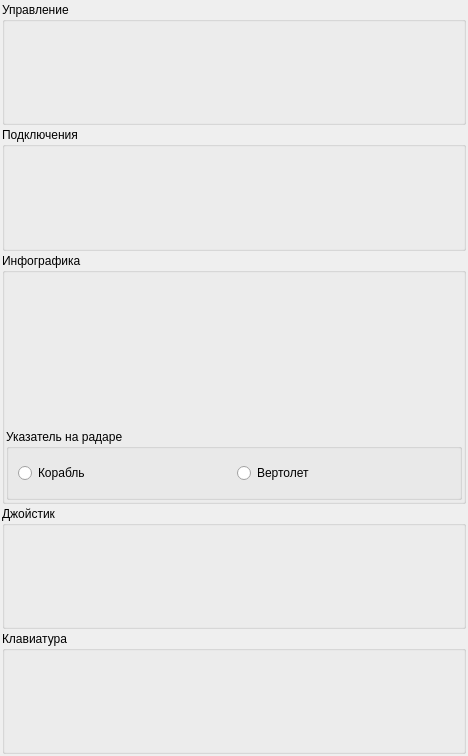
<?xml version="1.0" encoding="UTF-8"?>
<ui version="4.0">
 <class>terminalsettingsview</class>
 <widget class="QWidget" name="terminalsettingsview">
  <property name="geometry">
   <rect>
    <x>0</x>
    <y>0</y>
    <width>468</width>
    <height>756</height>
   </rect>
  </property>
  <property name="windowTitle">
   <string>Form</string>
  </property>
  <layout class="QGridLayout" name="gridLayout">
   <property name="leftMargin">
    <number>2</number>
   </property>
   <property name="topMargin">
    <number>2</number>
   </property>
   <property name="rightMargin">
    <number>2</number>
   </property>
   <property name="bottomMargin">
    <number>2</number>
   </property>
   <property name="spacing">
    <number>2</number>
   </property>
   <item row="0" column="0">
    <widget class="QGroupBox" name="groupBox">
     <property name="title">
      <string>Управление</string>
     </property>
     <layout class="QVBoxLayout" name="verticalLayout">
      <property name="spacing">
       <number>1</number>
      </property>
      <property name="leftMargin">
       <number>1</number>
      </property>
      <property name="topMargin">
       <number>1</number>
      </property>
      <property name="rightMargin">
       <number>1</number>
      </property>
      <property name="bottomMargin">
       <number>1</number>
      </property>
      <item>
       <widget class="InoutCheckBoxWidget" name="enable_click_control" native="true">
        <property name="minimumSize">
         <size>
          <width>0</width>
          <height>30</height>
         </size>
        </property>
        <property name="maximumSize">
         <size>
          <width>16777215</width>
          <height>30</height>
         </size>
        </property>
       </widget>
      </item>
      <item>
       <widget class="InoutCheckBoxWidget" name="enable_tracker_deviation" native="true">
        <property name="minimumSize">
         <size>
          <width>0</width>
          <height>30</height>
         </size>
        </property>
        <property name="maximumSize">
         <size>
          <width>16777215</width>
          <height>30</height>
         </size>
        </property>
       </widget>
      </item>
     </layout>
    </widget>
   </item>
   <item row="4" column="0">
    <widget class="QGroupBox" name="groupBox_5">
     <property name="title">
      <string>Клавиатура</string>
     </property>
     <layout class="QGridLayout" name="gridLayout_3">
      <property name="leftMargin">
       <number>1</number>
      </property>
      <property name="topMargin">
       <number>1</number>
      </property>
      <property name="rightMargin">
       <number>1</number>
      </property>
      <property name="bottomMargin">
       <number>1</number>
      </property>
      <property name="spacing">
       <number>1</number>
      </property>
      <item row="0" column="0">
       <widget class="InoutCheckBoxWidget" name="keyboard_x_inv" native="true">
        <property name="minimumSize">
         <size>
          <width>0</width>
          <height>30</height>
         </size>
        </property>
        <property name="maximumSize">
         <size>
          <width>16777215</width>
          <height>30</height>
         </size>
        </property>
       </widget>
      </item>
      <item row="0" column="1">
       <widget class="InoutCheckBoxWidget" name="keyboard_z_inv" native="true">
        <property name="minimumSize">
         <size>
          <width>0</width>
          <height>30</height>
         </size>
        </property>
        <property name="maximumSize">
         <size>
          <width>16777215</width>
          <height>30</height>
         </size>
        </property>
       </widget>
      </item>
     </layout>
    </widget>
   </item>
   <item row="2" column="0">
    <widget class="QGroupBox" name="groupBox_3">
     <property name="title">
      <string>Инфографика</string>
     </property>
     <layout class="QVBoxLayout" name="verticalLayout_3">
      <property name="spacing">
       <number>1</number>
      </property>
      <property name="leftMargin">
       <number>1</number>
      </property>
      <property name="topMargin">
       <number>1</number>
      </property>
      <property name="rightMargin">
       <number>1</number>
      </property>
      <property name="bottomMargin">
       <number>1</number>
      </property>
      <item>
       <widget class="InoutCheckBoxWidget" name="enable_infographics_on_screen" native="true">
        <property name="minimumSize">
         <size>
          <width>0</width>
          <height>30</height>
         </size>
        </property>
        <property name="maximumSize">
         <size>
          <width>16777215</width>
          <height>30</height>
         </size>
        </property>
       </widget>
      </item>
      <item>
       <widget class="InoutCheckBoxWidget" name="enable_infographics_on_record" native="true">
        <property name="minimumSize">
         <size>
          <width>0</width>
          <height>30</height>
         </size>
        </property>
        <property name="maximumSize">
         <size>
          <width>16777215</width>
          <height>30</height>
         </size>
        </property>
       </widget>
      </item>
      <item>
       <widget class="InoutCheckBoxWidget" name="enable_infographics_on_picture" native="true">
        <property name="minimumSize">
         <size>
          <width>0</width>
          <height>30</height>
         </size>
        </property>
        <property name="maximumSize">
         <size>
          <width>16777215</width>
          <height>30</height>
         </size>
        </property>
       </widget>
      </item>
      <item>
       <widget class="InoutCheckBoxWidget" name="infographics_angleInversionX" native="true">
        <property name="minimumSize">
         <size>
          <width>0</width>
          <height>30</height>
         </size>
        </property>
       </widget>
      </item>
      <item>
       <widget class="InoutCheckBoxWidget" name="infographics_angleInversionZ" native="true">
        <property name="minimumSize">
         <size>
          <width>0</width>
          <height>30</height>
         </size>
        </property>
       </widget>
      </item>
      <item>
       <widget class="QGroupBox" name="gridGroupBox">
        <property name="title">
         <string>Указатель на радаре</string>
        </property>
        <layout class="QGridLayout" name="gridLayout_7">
         <item row="0" column="0">
          <widget class="QRadioButton" name="rb_pointerShip">
           <property name="minimumSize">
            <size>
             <width>0</width>
             <height>30</height>
            </size>
           </property>
           <property name="text">
            <string>Корабль</string>
           </property>
          </widget>
         </item>
         <item row="0" column="1">
          <widget class="QRadioButton" name="rb_pointerHelicopter">
           <property name="minimumSize">
            <size>
             <width>0</width>
             <height>30</height>
            </size>
           </property>
           <property name="text">
            <string>Вертолет</string>
           </property>
          </widget>
         </item>
        </layout>
       </widget>
      </item>
     </layout>
    </widget>
   </item>
   <item row="1" column="0">
    <widget class="QGroupBox" name="groupBox_2">
     <property name="title">
      <string>Подключения</string>
     </property>
     <layout class="QVBoxLayout" name="verticalLayout_2">
      <property name="spacing">
       <number>1</number>
      </property>
      <property name="leftMargin">
       <number>1</number>
      </property>
      <property name="topMargin">
       <number>1</number>
      </property>
      <property name="rightMargin">
       <number>1</number>
      </property>
      <property name="bottomMargin">
       <number>1</number>
      </property>
      <item>
       <widget class="InoutCheckBoxWidget" name="enable_panel" native="true">
        <property name="minimumSize">
         <size>
          <width>0</width>
          <height>30</height>
         </size>
        </property>
        <property name="maximumSize">
         <size>
          <width>16777215</width>
          <height>30</height>
         </size>
        </property>
       </widget>
      </item>
     </layout>
    </widget>
   </item>
   <item row="3" column="0">
    <widget class="QGroupBox" name="groupBox_4">
     <property name="title">
      <string>Джойстик</string>
     </property>
     <layout class="QGridLayout" name="gridLayout_2">
      <property name="leftMargin">
       <number>1</number>
      </property>
      <property name="topMargin">
       <number>1</number>
      </property>
      <property name="rightMargin">
       <number>1</number>
      </property>
      <property name="bottomMargin">
       <number>1</number>
      </property>
      <property name="spacing">
       <number>1</number>
      </property>
      <item row="1" column="0">
       <widget class="InoutCheckBoxWidget" name="joystick_x_inv" native="true">
        <property name="minimumSize">
         <size>
          <width>0</width>
          <height>30</height>
         </size>
        </property>
        <property name="maximumSize">
         <size>
          <width>16777215</width>
          <height>30</height>
         </size>
        </property>
       </widget>
      </item>
      <item row="1" column="1">
       <widget class="InoutCheckBoxWidget" name="joystick_z_inv" native="true">
        <property name="minimumSize">
         <size>
          <width>0</width>
          <height>30</height>
         </size>
        </property>
        <property name="maximumSize">
         <size>
          <width>16777215</width>
          <height>30</height>
         </size>
        </property>
       </widget>
      </item>
      <item row="0" column="0" colspan="2">
       <widget class="InoutCheckBoxWidget" name="enable_joystick" native="true">
        <property name="minimumSize">
         <size>
          <width>0</width>
          <height>30</height>
         </size>
        </property>
        <property name="maximumSize">
         <size>
          <width>16777215</width>
          <height>30</height>
         </size>
        </property>
       </widget>
      </item>
     </layout>
    </widget>
   </item>
  </layout>
 </widget>
 <customwidgets>
  <customwidget>
   <class>InoutCheckBoxWidget</class>
   <extends>QWidget</extends>
   <header location="global">qmv/widget/inoutcheckboxwidget.h</header>
   <container>1</container>
  </customwidget>
 </customwidgets>
 <resources/>
 <connections/>
</ui>
